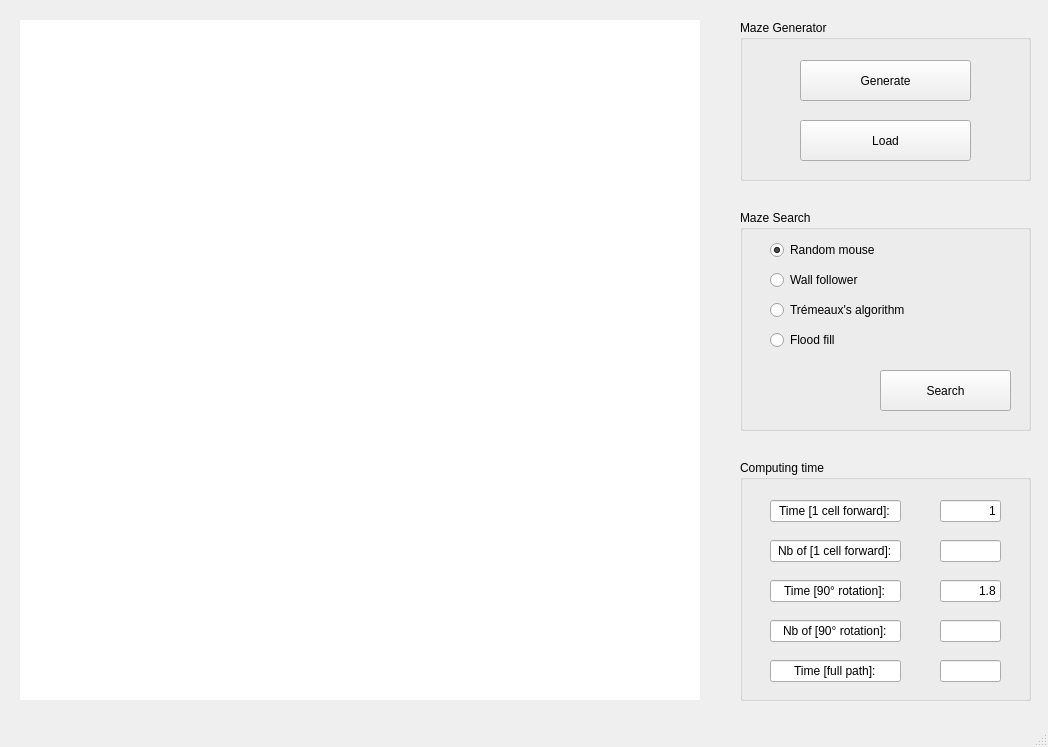
<?xml version="1.0" encoding="UTF-8"?>
<ui version="4.0">
 <class>Window</class>
 <widget class="QMainWindow" name="Window">
  <property name="geometry">
   <rect>
    <x>0</x>
    <y>0</y>
    <width>1048</width>
    <height>747</height>
   </rect>
  </property>
  <property name="windowTitle">
   <string>Window</string>
  </property>
  <widget class="QWidget" name="centralwidget">
   <widget class="QLabel" name="ui_label">
    <property name="geometry">
     <rect>
      <x>20</x>
      <y>20</y>
      <width>680</width>
      <height>680</height>
     </rect>
    </property>
    <property name="autoFillBackground">
     <bool>false</bool>
    </property>
    <property name="styleSheet">
     <string notr="true">background-color: rgb(255, 255, 255);</string>
    </property>
    <property name="text">
     <string/>
    </property>
   </widget>
   <widget class="QGroupBox" name="ui_groupbox_1">
    <property name="geometry">
     <rect>
      <x>740</x>
      <y>20</y>
      <width>291</width>
      <height>161</height>
     </rect>
    </property>
    <property name="title">
     <string>Maze Generator</string>
    </property>
    <widget class="QPushButton" name="ui_buttonP1">
     <property name="geometry">
      <rect>
       <x>60</x>
       <y>40</y>
       <width>171</width>
       <height>41</height>
      </rect>
     </property>
     <property name="text">
      <string>Generate</string>
     </property>
    </widget>
    <widget class="QPushButton" name="ui_buttonP2">
     <property name="geometry">
      <rect>
       <x>60</x>
       <y>100</y>
       <width>171</width>
       <height>41</height>
      </rect>
     </property>
     <property name="text">
      <string>Load</string>
     </property>
    </widget>
   </widget>
   <widget class="QGroupBox" name="ui_groupbox_2">
    <property name="geometry">
     <rect>
      <x>740</x>
      <y>210</y>
      <width>291</width>
      <height>221</height>
     </rect>
    </property>
    <property name="title">
     <string>Maze Search</string>
    </property>
    <widget class="QRadioButton" name="ui_buttonR1">
     <property name="geometry">
      <rect>
       <x>30</x>
       <y>30</y>
       <width>121</width>
       <height>20</height>
      </rect>
     </property>
     <property name="text">
      <string>Random mouse</string>
     </property>
     <property name="checked">
      <bool>true</bool>
     </property>
     <attribute name="buttonGroup">
      <string notr="true">ui_groupA</string>
     </attribute>
    </widget>
    <widget class="QRadioButton" name="ui_buttonR2">
     <property name="geometry">
      <rect>
       <x>30</x>
       <y>60</y>
       <width>101</width>
       <height>20</height>
      </rect>
     </property>
     <property name="text">
      <string>Wall follower</string>
     </property>
     <property name="checked">
      <bool>false</bool>
     </property>
     <attribute name="buttonGroup">
      <string notr="true">ui_groupA</string>
     </attribute>
    </widget>
    <widget class="QRadioButton" name="ui_buttonR3">
     <property name="geometry">
      <rect>
       <x>30</x>
       <y>90</y>
       <width>151</width>
       <height>20</height>
      </rect>
     </property>
     <property name="text">
      <string>Trémeaux's algorithm</string>
     </property>
     <attribute name="buttonGroup">
      <string notr="true">ui_groupA</string>
     </attribute>
    </widget>
    <widget class="QPushButton" name="ui_buttonP3">
     <property name="geometry">
      <rect>
       <x>140</x>
       <y>160</y>
       <width>131</width>
       <height>41</height>
      </rect>
     </property>
     <property name="text">
      <string>Search</string>
     </property>
    </widget>
    <widget class="QRadioButton" name="ui_buttonR4">
     <property name="geometry">
      <rect>
       <x>30</x>
       <y>120</y>
       <width>89</width>
       <height>20</height>
      </rect>
     </property>
     <property name="text">
      <string>Flood fill</string>
     </property>
     <attribute name="buttonGroup">
      <string notr="true">ui_groupA</string>
     </attribute>
    </widget>
   </widget>
   <widget class="QGroupBox" name="ui_groupbox_3">
    <property name="geometry">
     <rect>
      <x>740</x>
      <y>460</y>
      <width>291</width>
      <height>241</height>
     </rect>
    </property>
    <property name="title">
     <string>Computing time</string>
    </property>
    <widget class="QLineEdit" name="ui_lineedit_1">
     <property name="geometry">
      <rect>
       <x>200</x>
       <y>40</y>
       <width>61</width>
       <height>22</height>
      </rect>
     </property>
     <property name="text">
      <string>1</string>
     </property>
     <property name="alignment">
      <set>Qt::AlignRight|Qt::AlignTrailing|Qt::AlignVCenter</set>
     </property>
    </widget>
    <widget class="QLineEdit" name="ui_lineedit_2">
     <property name="geometry">
      <rect>
       <x>200</x>
       <y>80</y>
       <width>61</width>
       <height>22</height>
      </rect>
     </property>
     <property name="alignment">
      <set>Qt::AlignRight|Qt::AlignTrailing|Qt::AlignVCenter</set>
     </property>
     <property name="readOnly">
      <bool>true</bool>
     </property>
    </widget>
    <widget class="QLineEdit" name="ui_info_1">
     <property name="geometry">
      <rect>
       <x>30</x>
       <y>40</y>
       <width>131</width>
       <height>22</height>
      </rect>
     </property>
     <property name="text">
      <string>Time [1 cell forward]:</string>
     </property>
     <property name="alignment">
      <set>Qt::AlignCenter</set>
     </property>
     <property name="readOnly">
      <bool>true</bool>
     </property>
    </widget>
    <widget class="QLineEdit" name="ui_info_2">
     <property name="geometry">
      <rect>
       <x>30</x>
       <y>80</y>
       <width>131</width>
       <height>22</height>
      </rect>
     </property>
     <property name="text">
      <string>Nb of [1 cell forward]:</string>
     </property>
     <property name="alignment">
      <set>Qt::AlignCenter</set>
     </property>
     <property name="readOnly">
      <bool>true</bool>
     </property>
    </widget>
    <widget class="QLineEdit" name="ui_info_4">
     <property name="geometry">
      <rect>
       <x>30</x>
       <y>120</y>
       <width>131</width>
       <height>22</height>
      </rect>
     </property>
     <property name="text">
      <string>Time [90° rotation]:</string>
     </property>
     <property name="alignment">
      <set>Qt::AlignCenter</set>
     </property>
     <property name="readOnly">
      <bool>true</bool>
     </property>
    </widget>
    <widget class="QLineEdit" name="ui_info_3">
     <property name="geometry">
      <rect>
       <x>30</x>
       <y>160</y>
       <width>131</width>
       <height>22</height>
      </rect>
     </property>
     <property name="text">
      <string>Nb of [90° rotation]:</string>
     </property>
     <property name="alignment">
      <set>Qt::AlignCenter</set>
     </property>
     <property name="readOnly">
      <bool>true</bool>
     </property>
    </widget>
    <widget class="QLineEdit" name="ui_lineedit_4">
     <property name="geometry">
      <rect>
       <x>200</x>
       <y>160</y>
       <width>61</width>
       <height>22</height>
      </rect>
     </property>
     <property name="alignment">
      <set>Qt::AlignRight|Qt::AlignTrailing|Qt::AlignVCenter</set>
     </property>
     <property name="readOnly">
      <bool>true</bool>
     </property>
    </widget>
    <widget class="QLineEdit" name="ui_lineedit_3">
     <property name="geometry">
      <rect>
       <x>200</x>
       <y>120</y>
       <width>61</width>
       <height>22</height>
      </rect>
     </property>
     <property name="text">
      <string>1.8</string>
     </property>
     <property name="alignment">
      <set>Qt::AlignRight|Qt::AlignTrailing|Qt::AlignVCenter</set>
     </property>
    </widget>
    <widget class="QLineEdit" name="ui_info_5">
     <property name="geometry">
      <rect>
       <x>30</x>
       <y>200</y>
       <width>131</width>
       <height>22</height>
      </rect>
     </property>
     <property name="text">
      <string>Time [full path]:</string>
     </property>
     <property name="alignment">
      <set>Qt::AlignCenter</set>
     </property>
     <property name="readOnly">
      <bool>true</bool>
     </property>
    </widget>
    <widget class="QLineEdit" name="ui_lineedit_5">
     <property name="geometry">
      <rect>
       <x>200</x>
       <y>200</y>
       <width>61</width>
       <height>22</height>
      </rect>
     </property>
     <property name="alignment">
      <set>Qt::AlignRight|Qt::AlignTrailing|Qt::AlignVCenter</set>
     </property>
     <property name="readOnly">
      <bool>true</bool>
     </property>
    </widget>
   </widget>
  </widget>
  <widget class="QMenuBar" name="menubar">
   <property name="geometry">
    <rect>
     <x>0</x>
     <y>0</y>
     <width>1048</width>
     <height>22</height>
    </rect>
   </property>
  </widget>
  <widget class="QStatusBar" name="statusbar"/>
 </widget>
 <resources/>
 <connections/>
 <buttongroups>
  <buttongroup name="ui_groupA"/>
 </buttongroups>
</ui>
